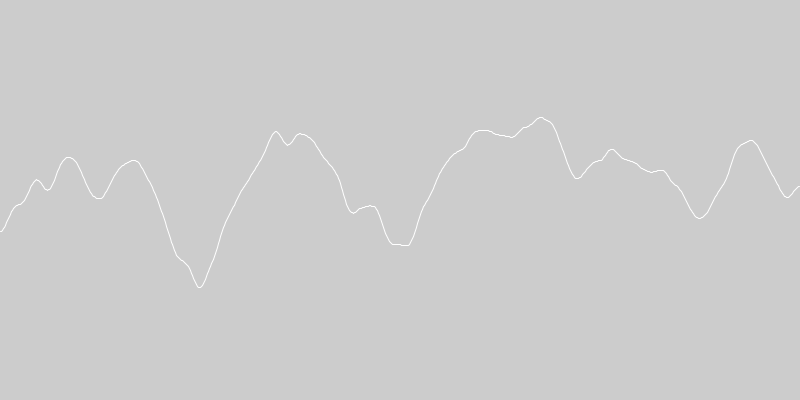
Frame 1 (no input)
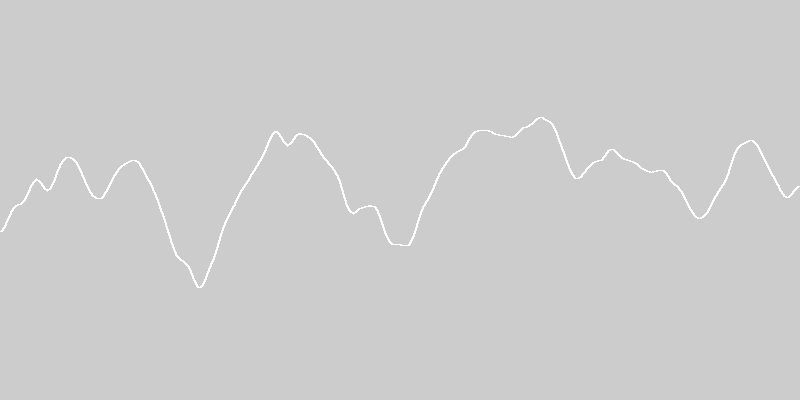
Frame 60 (the mouse pressed at the canvas centre just before this capture)
Frame 120 (the mouse held since frame 60 and released just before this capture): identical to frame 60, image omitted

The Processing sketch that drew these frames (run headless with seeded random() and noise(); from frame 60 on, the mouse is pressed at the canvas centre):

// Processing sketch: Noise_1d_Java
// ── Noise_1d_Java.pde
void setup(){
  size(800,400);
  strokeWeight(1);
  stroke(255);
  noFill();
}

void draw(){
  float time = 0;
  beginShape();
  for(int x = 0; x < width; x++){
    time += 0.01;
    int y = floor(map(noise(time),0,1,50,350));
    vertex(x,y);
  }
  endShape();
}
